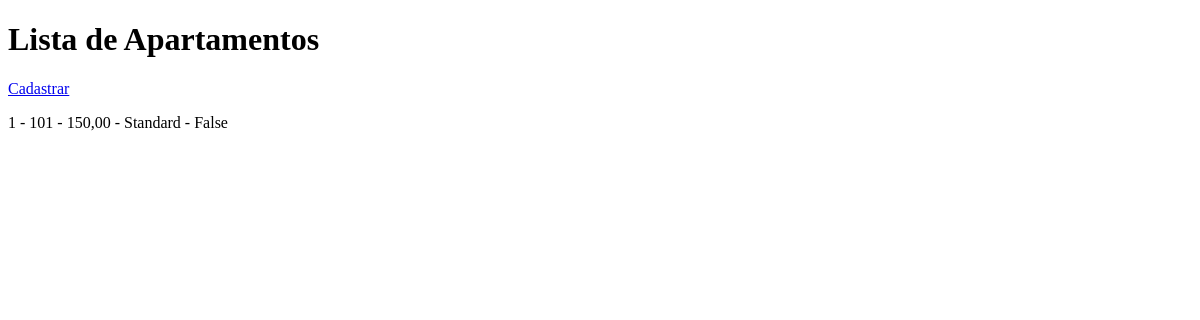
Page /apartamentos/ on the earlier database version.
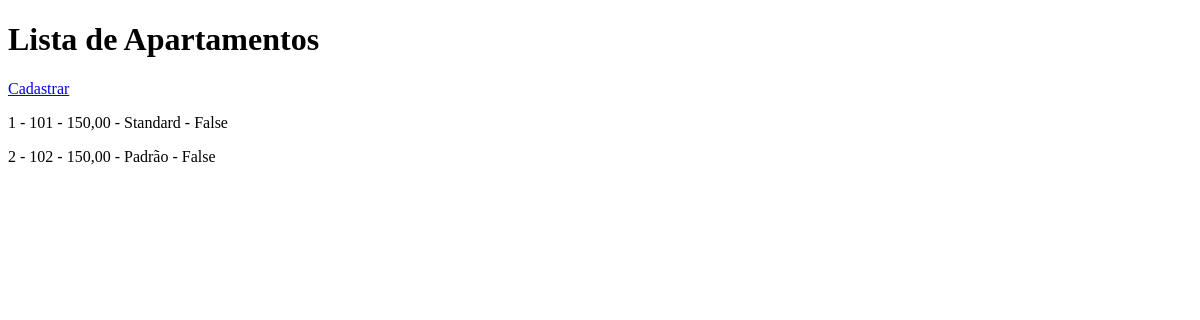
Same page on the later database version.
### hotel/models/apartamento.py (models this page shows, shortened)
class Apartamento(models.Model):
    numeracao = models.CharField(max_length=10)
    preco_diaria = models.DecimalField(max_digits=10, decimal_places=2)
    tipo = models.CharField(max_length=100)
    status = models.BooleanField(default=False)
    ativo = models.BooleanField(default=True)

### hotel/views/apartamentos.py (the view)
# urls.py: path('apartamentos/', listar_apartamentos, name='listar_apartamentos'),
def listar_apartamentos(request):
    apartamentos = Apartamento.objects.filter(ativo=True)
    return render(request, "hotel/apartamentos/listar.html", {"apartamentos": apartamentos})

### hotel/templates/hotel/apartamentos/listar.html (shortened to what this page needs)
<!DOCTYPE html>
<html lang="pt-br">
<head>
</head>
<body>
    <h1>Lista de Apartamentos</h1>
    <a href="{% url 'cadastrar_apartamento' %}">Cadastrar</a>
    {% for apartamento in apartamentos %}
        <p>
            {{ apartamento.id }} -
            {{ apartamento.numeracao }} -
            {{ apartamento.preco_diaria }} -
            {{ apartamento.tipo }} -
            {{ apartamento.status }}
        </p>
    {% empty %}
        <p>Nenhum apartamento cadastrado</p>
    {% endfor %}
</body>
</html>

Differences in the rows shown:
added Apartamento: id "2", numeracao "102", preco_diaria "150,00", tipo "Padrão", status "False"
